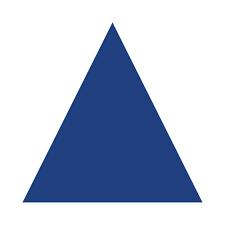
#> input picture MyPythonProjects/resimler_videolar/download.png, 225 x 225 px
$ python kontur_belirleme.py
#> lines starting #> are read from the running program, lines starting #| are printed output that depends on the picture; after the words box and inside, x2 and y2 are one past the last pixel; in counts of white or black regions, pixels touching at a corner belong together
import cv2
import numpy as mp

img = cv2.imread("resimler_videolar/download.png")
#> img is the input picture: shape (225, 225, 3); mean B, G, R 213.9, 193.5, 183.4
gri=cv2.cvtColor(img, cv2.COLOR_BGR2GRAY)
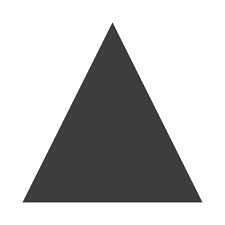
#> gri: shape (225, 225); min 35, max 255, mean 192.8

ret,thresh = cv2.threshold(gri,100,200,cv2.THRESH_BINARY)
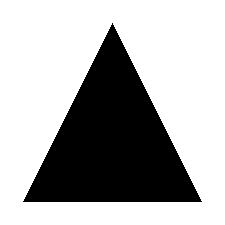
#> thresh: shape (225, 225); values 0 (black) and 200 (white), 68.4% white; 1 black region
cont,a=cv2.findContours(thresh,cv2.RETR_TREE,cv2.CHAIN_APPROX_SIMPLE)
#> cont = 2 contours; box (x1, y1, x2, y2) and area: (0, 0, 225, 225) 50176, (22, 22, 203, 203) 16289; a = [[-1, -1, 1, -1], [-1, -1, -1, 0]]

cv2.drawContours(img,cont,-1,(0,255,0),2)
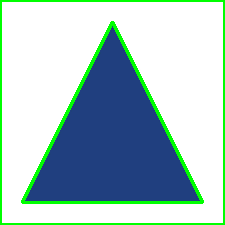
#> img: shape (225, 225, 3); 7.42% of pixels changed, all inside (x1, y1, x2, y2) = (0, 0, 225, 225)

cv2.imshow("1",img)
cv2.waitKey(0)
cv2.destroyAllWindows()

$ run again, with MyPythonProjects/resimler_videolar/MERHABA.png copied over MyPythonProjects/resimler_videolar/download.png
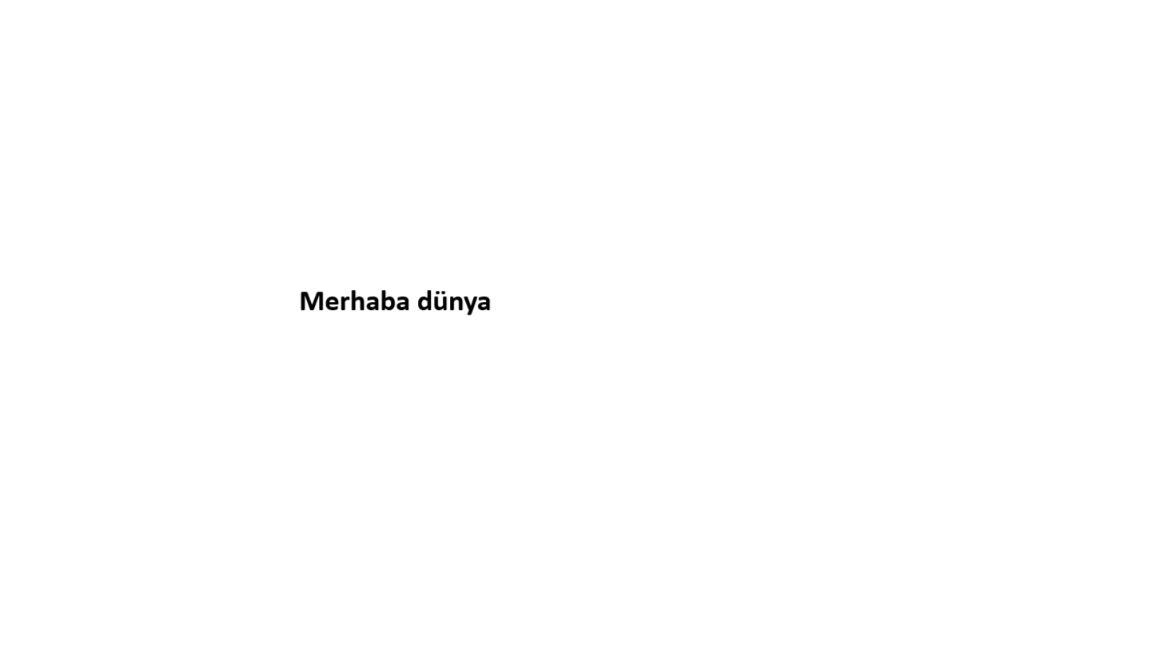
#> input picture MyPythonProjects/resimler_videolar/MERHABA.png, 1152 x 648 px
#> img is the input picture: shape (648, 1152, 3); min 0, max 255, mean 254.5
#> thresh: shape (648, 1152); values 0 (black) and 200 (white), 99.8% white; 14 black regions (2 under 20 px)
#> cont = 21 contours, 6 with area under 20; largest, box (x1, y1, x2, y2) and area: (0, 0, 1152, 648) 744697, (300, 291, 324, 311) 310, (417, 289, 432, 311) 200, (381, 289, 396, 311) 199, (351, 289, 365, 311) 159; a = 21 rows, first 6: [-1, -1, 1, -1], [3, -1, 2, 0], [-1, -1, -1, 1], [4, 1, -1, 0], [5, 3, -1, 0], [6, 4, -1, 0]
#> `cv2.drawContours(img,cont,-1,(0,255,0),2)`:
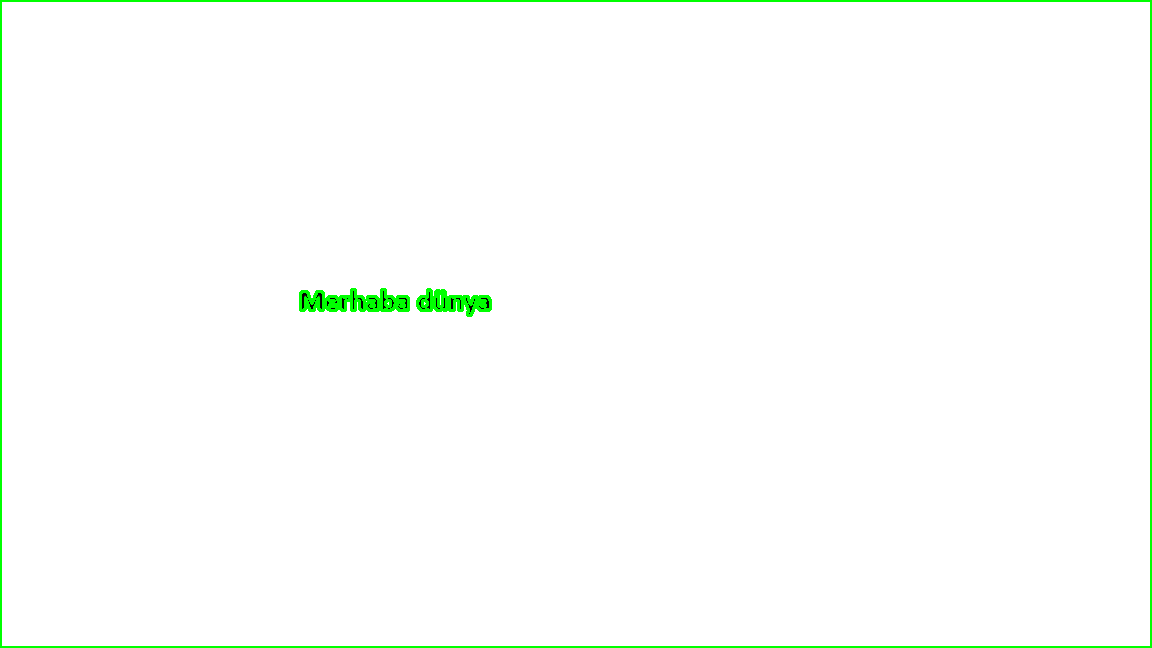
#> img: shape (648, 1152, 3); 1.34% of pixels changed, all inside (x1, y1, x2, y2) = (0, 0, 1152, 648)

$ run again, with MyPythonProjects/resimler_videolar/convex_hull1.png copied over MyPythonProjects/resimler_videolar/download.png
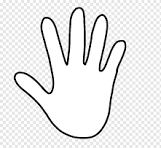
#> input picture MyPythonProjects/resimler_videolar/convex_hull1.png, 161 x 148 px
#> img is the input picture: shape (148, 161, 3); min 0, max 255, mean 234.6
#> `ret,thresh = cv2.threshold(gri,100,200,cv2.THRESH_BINARY)`:
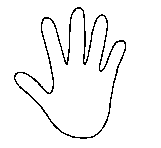
#> thresh: shape (148, 161); values 0 (black) and 200 (white), 95.9% white; black in thin lines or dots, all inside (x1, y1, x2, y2) = (14, 7, 126, 139)
#> cont = 3 contours; box (x1, y1, x2, y2) and area: (0, 0, 161, 148) 23520, (13, 6, 127, 130) 1334, (18, 85, 103, 140) 254; a = [[-1, -1, 1, -1], [2, -1, -1, 0], [-1, 1, -1, 0]]
#> `cv2.drawContours(img,cont,-1,(0,255,0),2)`:
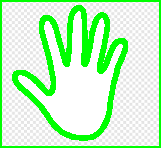
#> img: shape (148, 161, 3); mean B, G, R 194, 247.7, 194
